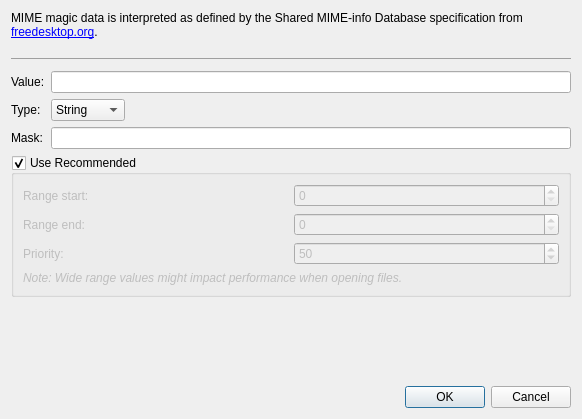
<?xml version="1.0" encoding="UTF-8"?>
<ui version="4.0">
 <class>Core::Internal::MimeTypeMagicDialog</class>
 <widget class="QDialog" name="Core::Internal::MimeTypeMagicDialog">
  <property name="geometry">
   <rect>
    <x>0</x>
    <y>0</y>
    <width>582</width>
    <height>419</height>
   </rect>
  </property>
  <property name="windowTitle">
   <string>Dialog</string>
  </property>
  <layout class="QVBoxLayout" name="verticalLayout">
   <item>
    <widget class="QLabel" name="informationLabel">
     <property name="text">
      <string>&lt;html&gt;&lt;head/&gt;&lt;body&gt;&lt;p&gt;MIME magic data is interpreted as defined by the Shared MIME-info Database specification from &lt;a href=&quot;http://standards.freedesktop.org/shared-mime-info-spec/shared-mime-info-spec-latest.html&quot;&gt;freedesktop.org&lt;/a&gt;.&lt;hr/&gt;&lt;/p&gt;&lt;/body&gt;&lt;/html&gt;</string>
     </property>
     <property name="wordWrap">
      <bool>true</bool>
     </property>
    </widget>
   </item>
   <item>
    <layout class="QGridLayout" name="gridLayout_3">
     <item row="0" column="0">
      <widget class="QLabel" name="valueLabel">
       <property name="text">
        <string>Value:</string>
       </property>
      </widget>
     </item>
     <item row="0" column="1">
      <widget class="QLineEdit" name="valueLineEdit"/>
     </item>
     <item row="1" column="0">
      <widget class="QLabel" name="typeLabel">
       <property name="text">
        <string>Type:</string>
       </property>
      </widget>
     </item>
     <item row="1" column="1">
      <layout class="QHBoxLayout" name="horizontalLayout">
       <item>
        <widget class="QComboBox" name="typeSelector">
         <item>
          <property name="text">
           <string>String</string>
          </property>
         </item>
         <item>
          <property name="text">
           <string>RegExp</string>
          </property>
         </item>
         <item>
          <property name="text">
           <string>Host16</string>
          </property>
         </item>
         <item>
          <property name="text">
           <string>Host32</string>
          </property>
         </item>
         <item>
          <property name="text">
           <string>Big16</string>
          </property>
         </item>
         <item>
          <property name="text">
           <string>Big32</string>
          </property>
         </item>
         <item>
          <property name="text">
           <string>Little16</string>
          </property>
         </item>
         <item>
          <property name="text">
           <string>Little32</string>
          </property>
         </item>
         <item>
          <property name="text">
           <string>Byte</string>
          </property>
         </item>
        </widget>
       </item>
       <item>
        <spacer name="horizontalSpacer_2">
         <property name="orientation">
          <enum>Qt::Horizontal</enum>
         </property>
         <property name="sizeHint" stdset="0">
          <size>
           <width>40</width>
           <height>20</height>
          </size>
         </property>
        </spacer>
       </item>
      </layout>
     </item>
     <item row="2" column="0">
      <widget class="QLabel" name="maskLabel">
       <property name="text">
        <string>Mask:</string>
       </property>
      </widget>
     </item>
     <item row="2" column="1">
      <widget class="QLineEdit" name="maskLineEdit"/>
     </item>
    </layout>
   </item>
   <item>
    <widget class="QGroupBox" name="useRecommendedGroupBox">
     <property name="title">
      <string>Use Recommended</string>
     </property>
     <property name="checkable">
      <bool>true</bool>
     </property>
     <layout class="QGridLayout" name="gridLayout_2">
      <item row="1" column="0">
       <widget class="QLabel" name="noteLabel">
        <property name="enabled">
         <bool>false</bool>
        </property>
        <property name="text">
         <string>&lt;html&gt;&lt;head/&gt;&lt;body&gt;&lt;p&gt;&lt;span style=&quot; font-style:italic;&quot;&gt;Note: Wide range values might impact performance when opening files.&lt;/span&gt;&lt;/p&gt;&lt;/body&gt;&lt;/html&gt;</string>
        </property>
        <property name="textFormat">
         <enum>Qt::RichText</enum>
        </property>
       </widget>
      </item>
      <item row="0" column="0">
       <layout class="QGridLayout" name="gridLayout">
        <item row="0" column="0">
         <widget class="QLabel" name="startRangeLabel">
          <property name="enabled">
           <bool>false</bool>
          </property>
          <property name="text">
           <string>Range start:</string>
          </property>
         </widget>
        </item>
        <item row="1" column="0">
         <widget class="QLabel" name="endRangeLabel">
          <property name="enabled">
           <bool>false</bool>
          </property>
          <property name="text">
           <string>Range end:</string>
          </property>
         </widget>
        </item>
        <item row="2" column="0">
         <widget class="QLabel" name="priorityLabel">
          <property name="enabled">
           <bool>false</bool>
          </property>
          <property name="text">
           <string>Priority:</string>
          </property>
         </widget>
        </item>
        <item row="2" column="1">
         <widget class="QSpinBox" name="prioritySpinBox">
          <property name="enabled">
           <bool>false</bool>
          </property>
          <property name="minimum">
           <number>1</number>
          </property>
          <property name="value">
           <number>50</number>
          </property>
         </widget>
        </item>
        <item row="0" column="1">
         <widget class="QSpinBox" name="startRangeSpinBox">
          <property name="enabled">
           <bool>false</bool>
          </property>
          <property name="maximum">
           <number>9999</number>
          </property>
         </widget>
        </item>
        <item row="1" column="1">
         <widget class="QSpinBox" name="endRangeSpinBox">
          <property name="enabled">
           <bool>false</bool>
          </property>
          <property name="maximum">
           <number>9999</number>
          </property>
         </widget>
        </item>
       </layout>
      </item>
     </layout>
    </widget>
   </item>
   <item>
    <spacer name="verticalSpacer">
     <property name="orientation">
      <enum>Qt::Vertical</enum>
     </property>
     <property name="sizeHint" stdset="0">
      <size>
       <width>20</width>
       <height>0</height>
      </size>
     </property>
    </spacer>
   </item>
   <item>
    <widget class="QDialogButtonBox" name="buttonBox">
     <property name="orientation">
      <enum>Qt::Horizontal</enum>
     </property>
     <property name="standardButtons">
      <set>QDialogButtonBox::Cancel|QDialogButtonBox::Ok</set>
     </property>
    </widget>
   </item>
  </layout>
 </widget>
 <tabstops>
  <tabstop>valueLineEdit</tabstop>
  <tabstop>typeSelector</tabstop>
  <tabstop>maskLineEdit</tabstop>
  <tabstop>useRecommendedGroupBox</tabstop>
  <tabstop>startRangeSpinBox</tabstop>
  <tabstop>endRangeSpinBox</tabstop>
  <tabstop>prioritySpinBox</tabstop>
 </tabstops>
 <resources/>
 <connections>
  <connection>
   <sender>buttonBox</sender>
   <signal>rejected()</signal>
   <receiver>Core::Internal::MimeTypeMagicDialog</receiver>
   <slot>reject()</slot>
   <hints>
    <hint type="sourcelabel">
     <x>301</x>
     <y>356</y>
    </hint>
    <hint type="destinationlabel">
     <x>286</x>
     <y>274</y>
    </hint>
   </hints>
  </connection>
 </connections>
</ui>
